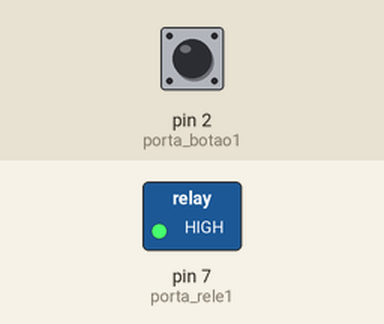
Recording of a sketch running on a simulated Arduino Uno, built with avr-gcc and run on an emulated ATmega328P. On the bench: switched loads named in the sketch (green lamp = pin HIGH). The inputs (shaded band) are chosen by the test bench; at power-on: pin 2 (porta_botao1) LOW.

Above: at 2.5 s.
At 7.5 s:
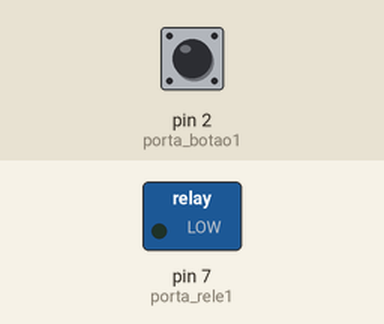
Timing chart, 0 to 13.0 s (numbered marks = the images above):
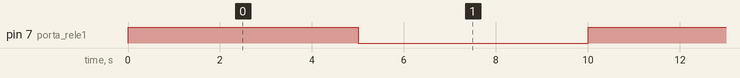

The sketch:

TESTERELEBOTAOTIMER.ino
```cpp
//Programa : Teste Módulo Rele Arduino - Botoes
#include "TimerOne.h"
int time;
int secs    = 0;
int minutes = 0;
int hours   = 0;
long interval = 10000; //ms
long previous = 0;
unsigned long current = millis();

//Porta ligada ao pino IN1 do modulo
int porta_rele1 = 7;
//Porta ligada ao pino IN2 do modulo

int porta_botao1 = 2;


//Armazena o estado do rele - 0 (LOW) ou 1 (HIGH)
int estadorele1 = 1;


//Armazena o valor lido dos botoes
 int leitura1 = 0;
void myClock(){
  secs +=1;
  if (secs > 59){
    minutes +=1;
    secs = 0;
  }
  if (minutes > 59){
    hours += 1;
    minutes = 0;
  }
}
void setup()
{
  //Define pinos para o rele como saida
  pinMode(7, OUTPUT);
  Timer1.initialize(5000000); // Inicializa o Timer1 e configura para um período de 0,5 segundos
  Timer1.pwm(7,0);
  Timer1.attachInterrupt(callback); // Configura a função callback() como a função para ser chamada a cada interrupção do Timer1
  Timer1;

   //Define pinos dos botoes como entrada
  pinMode(porta_botao1, INPUT);
  //Estado inicial dos reles - desligados
  digitalWrite(porta_rele1, HIGH);

}
void callback()
{
digitalWrite(7, digitalRead(7) ^ 1);
}

 void loop()
{


  leitura1 = digitalRead(porta_botao1);
  if (leitura1 != 0)
  {
    while(digitalRead(porta_botao1) != 0)
    {
      delay(100);
    }
    //Inverte o estado da porta
    estadorele1 = !estadorele1;
    //Comandos para o rele 1
    digitalWrite(porta_rele1, estadorele1);

  }


  }
```

Measured:
- by itself, pin 7 (porta_rele1): alternates HIGH for 5.0 s and LOW for 5.0 s
